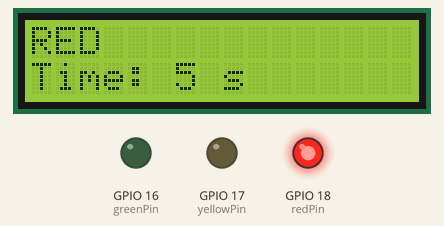
This sketch was run on a simulated ESP32. On the bench: 16×2 character LCD, output pins drawn as LEDs (lit = HIGH).

Above: at 0.1 s.
At 1.1 s:
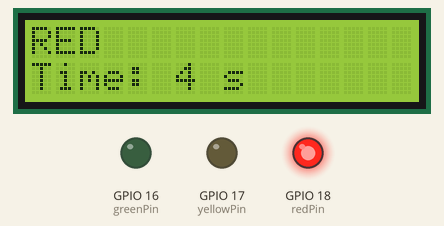
At 2.2 s:
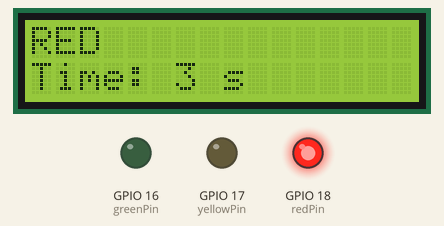
At 3.2 s:
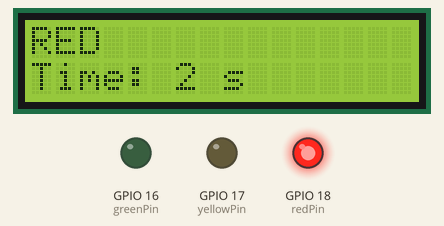
At 7.2 s:
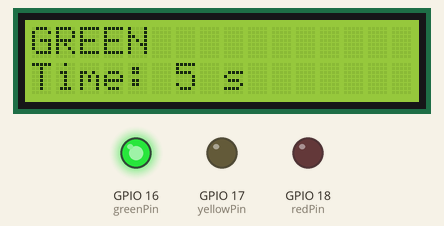
At 12.3 s:
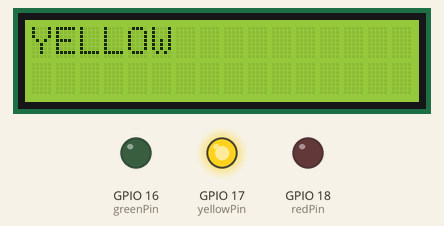
Timing chart, 0 to 37.0 s (numbered marks = the images above):
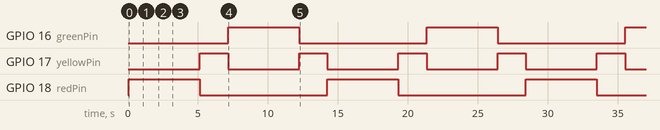

The sketch:

lab1.ino
```cpp
#include <Wire.h>
#include <LiquidCrystal_I2C.h>

// ----- LED pins -----
const int greenPin  = 16;
const int yellowPin = 17;
const int redPin    = 18;

// ----- LCD (I2C) -----
LiquidCrystal_I2C lcd(0x27, 16, 2);

void setup() {
  Wire.begin(21, 22); // SDA, SCL для ESP32

  lcd.init();
  lcd.backlight();

  pinMode(greenPin, OUTPUT);
  pinMode(yellowPin, OUTPUT);
  pinMode(redPin, OUTPUT);
}

void countdown(int pin, String text, int seconds, bool timerMode = false) {
  digitalWrite(greenPin, LOW);
  digitalWrite(yellowPin, LOW);
  digitalWrite(redPin, LOW);
  digitalWrite(pin, HIGH);

  if (timerMode) {
    for (int i = seconds; i > 0; i--) {
      lcd.clear();
      lcd.setCursor(0, 0);
      lcd.print(text);
      lcd.setCursor(0, 1);
      lcd.print("Time: ");
      lcd.print(i);
      lcd.print(" s");
      delay(1000);
    }
  } else {
    lcd.clear();
    lcd.setCursor(0, 0);
    lcd.print(text);
    delay(seconds * 1000);
  }
}

void loop() {
  countdown(redPin, "RED", 5, true);
  countdown(yellowPin, "YELLOW", 2);
  countdown(greenPin, "GREEN", 5, true);
  countdown(yellowPin, "YELLOW", 2);
}
```

Measured:
- by itself, GPIO 16 (greenPin), GPIO 18 (redPin): alternates HIGH for 5.1 s and LOW for 9.1 s
- by itself, GPIO 17 (yellowPin): alternates HIGH for 2.0 s and LOW for 5.1 s
- by itself, everything shown: repeats every 14.2 s, in 12 steps
- what the display in image 1 shows lasts 1.0 s, from 1.1 s to 2.1 s
